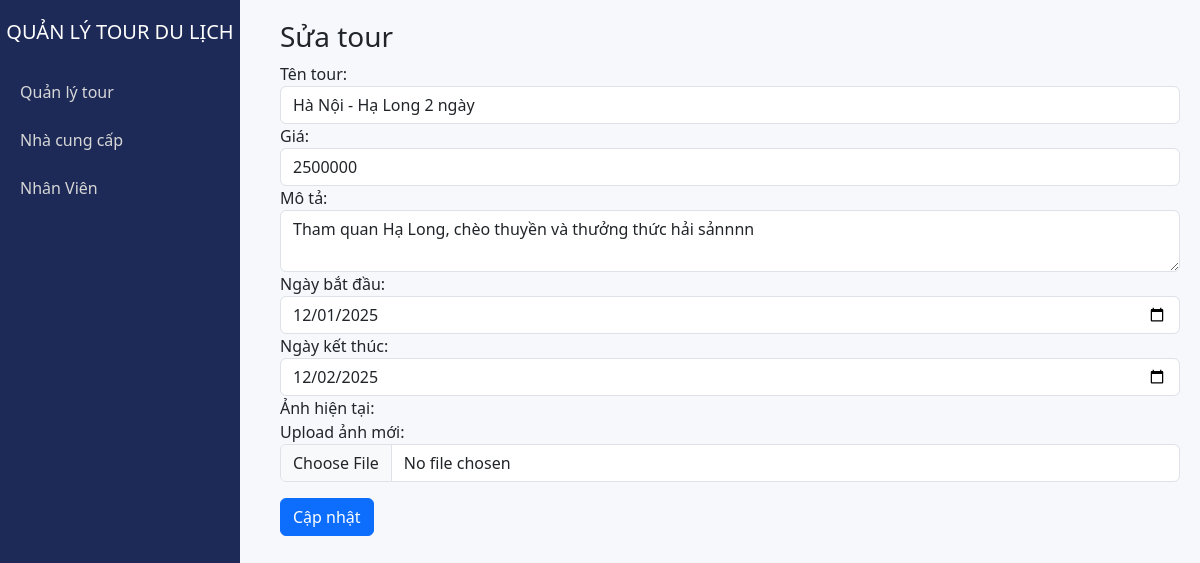
Screenshot of /base/index.php?action=editTour&id=1 with the database file from the repository.
### tables this page shows
CREATE TABLE `tours` (
  `id` int NOT NULL,
  `name` varchar(255) NOT NULL,
  `price` bigint NOT NULL,
  `description` text,
  `start_date` date DEFAULT NULL,
  `end_date` date DEFAULT NULL,
  `created_at` timestamp NULL DEFAULT CURRENT_TIMESTAMP,
  `staff_id` int DEFAULT NULL,
  `supplier_id` int DEFAULT NULL,
  `main_image` varchar(255) DEFAULT NULL
);

### base/controllers/TourController.php (called while the page is built, shortened)
<?php
require_once dirname(__DIR__) . '/models/TourModel.php';
class TourController {
    private $tourModel;
    public function __construct() {
        $this->tourModel = new TourModel();
    }
    public function edit() {
        $id = $_GET['id'];
        $tour = $this->tourModel->find($id);
        $content = render("tours/edit", [
            'tour' => $tour,
            'active' => 'tour'
        ]);
        include dirname(__DIR__) . "/views/main.php";
    }
}

### base/index.php (called while the page is built, shortened)
<?php
require_once './routes/index.php';

### base/models/BaseModel.php (called while the page is built, shortened)
<?php
class BaseModel
{
    public function __construct()
    {
        $dsn = sprintf(
            'mysql:host=%s;port=%s;dbname=%s;charset=utf8',
            DB_HOST,
            DB_PORT,
            DB_NAME
        );
        try {
            $this->pdo = new PDO($dsn, DB_USERNAME, DB_PASSWORD, DB_OPTIONS);
        } catch (PDOException $e) {
            die("Lỗi kết nối CSDL: " . $e->getMessage());
        }
    }
}

### base/models/TourModel.php (called while the page is built, shortened)
<?php
require_once "BaseModel.php";
class TourModel extends BaseModel
{
    protected $table = "tours";
    public function find($id)
    {
        $stmt = $this->pdo->prepare("SELECT * FROM {$this->table} WHERE id=?");
        $stmt->execute([$id]);
        $tour = $stmt->fetch(PDO::FETCH_ASSOC);
        if ($tour) {
            $tour['hdv'] = '';
            if (!empty($tour['staff_id'])) {
                $stmt2 = $this->pdo->prepare("SELECT name FROM staff WHERE id=?");
                $stmt2->execute([$tour['staff_id']]);
                $staff = $stmt2->fetch(PDO::FETCH_ASSOC);
                $tour['hdv'] = $staff['name'] ?? '';
            }
            $tour['ncc'] = '';
            if (!empty($tour['supplier_id'])) {
                $stmt3 = $this->pdo->prepare("SELECT name FROM suppliers WHERE id=?");
                $stmt3->execute([$tour['supplier_id']]);
                $supplier = $stmt3->fetch(PDO::FETCH_ASSOC);
                $tour['ncc'] = $supplier['name'] ?? '';
            }
            $stmt4 = $this->pdo->prepare("SELECT image_path AS image, caption FROM photos WHERE tour_id=?");
            $stmt4->execute([$tour['id']]);
            $tour['album'] = $stmt4->fetchAll(PDO::FETCH_ASSOC);
        }
        return $tour;
    }
}

### base/views/tours/edit.php (the view, shortened to what this page needs)
<h3>Sửa tour</h3>
<form method="post" action="index.php?action=updateTour" enctype="multipart/form-data">
    <label>Tên tour:</label>
    <input name="name" class="form-control" value="<?= $tour['name'] ?>">
    <label>Giá:</label>
    <input name="price" type="number" class="form-control" value="<?= $tour['price'] ?>">
    <label>Mô tả:</label>
    <textarea name="description" class="form-control"><?= $tour['description'] ?></textarea>
    <label>Ngày bắt đầu:</label>
    <input name="start_date" type="date" class="form-control" value="<?= $tour['start_date'] ?>">
    <label>Ngày kết thúc:</label>
    <input name="end_date" type="date" class="form-control" value="<?= $tour['end_date'] ?>">
    <label>Ảnh hiện tại:</label><br>
    <label>Upload ảnh mới:</label>
    <input type="file" name="main_image" class="form-control">
    <button class="btn btn-primary mt-3">Cập nhật</button>
</form>

### base/views/main.php (style rules this page uses)
body { background: #f6f8fc; }

### rows the page displays
tours: name "Hà Nội - Hạ Long 2 ngày", price "2500000", description "Tham quan Hạ Long, chèo thuyền và thưởng thức hải sảnnnn", start_date "12/01/2025", end_date "12/02/2025"
